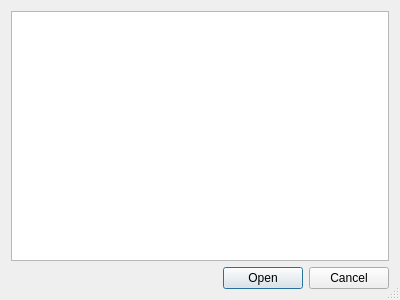
<?xml version="1.0" encoding="UTF-8"?>
<ui version="4.0">
 <class>LoadRoiDialog</class>
 <widget class="QDialog" name="LoadRoiDialog">
  <property name="windowModality">
   <enum>Qt::ApplicationModal</enum>
  </property>
  <property name="geometry">
   <rect>
    <x>0</x>
    <y>0</y>
    <width>400</width>
    <height>300</height>
   </rect>
  </property>
  <property name="windowTitle">
   <string>Load ROI</string>
  </property>
  <property name="sizeGripEnabled">
   <bool>true</bool>
  </property>
  <property name="modal">
   <bool>true</bool>
  </property>
  <layout class="QVBoxLayout" name="verticalLayout">
   <item>
    <widget class="QTableView" name="tableView">
     <property name="alternatingRowColors">
      <bool>true</bool>
     </property>
     <property name="selectionMode">
      <enum>QAbstractItemView::SingleSelection</enum>
     </property>
     <property name="selectionBehavior">
      <enum>QAbstractItemView::SelectRows</enum>
     </property>
     <attribute name="horizontalHeaderStretchLastSection">
      <bool>true</bool>
     </attribute>
     <attribute name="verticalHeaderVisible">
      <bool>false</bool>
     </attribute>
    </widget>
   </item>
   <item>
    <widget class="QDialogButtonBox" name="buttonBox">
     <property name="orientation">
      <enum>Qt::Horizontal</enum>
     </property>
     <property name="standardButtons">
      <set>QDialogButtonBox::Cancel|QDialogButtonBox::Open</set>
     </property>
    </widget>
   </item>
  </layout>
 </widget>
 <resources/>
 <connections>
  <connection>
   <sender>buttonBox</sender>
   <signal>accepted()</signal>
   <receiver>LoadRoiDialog</receiver>
   <slot>accept()</slot>
   <hints>
    <hint type="sourcelabel">
     <x>248</x>
     <y>254</y>
    </hint>
    <hint type="destinationlabel">
     <x>157</x>
     <y>274</y>
    </hint>
   </hints>
  </connection>
  <connection>
   <sender>buttonBox</sender>
   <signal>rejected()</signal>
   <receiver>LoadRoiDialog</receiver>
   <slot>reject()</slot>
   <hints>
    <hint type="sourcelabel">
     <x>316</x>
     <y>260</y>
    </hint>
    <hint type="destinationlabel">
     <x>286</x>
     <y>274</y>
    </hint>
   </hints>
  </connection>
 </connections>
</ui>
